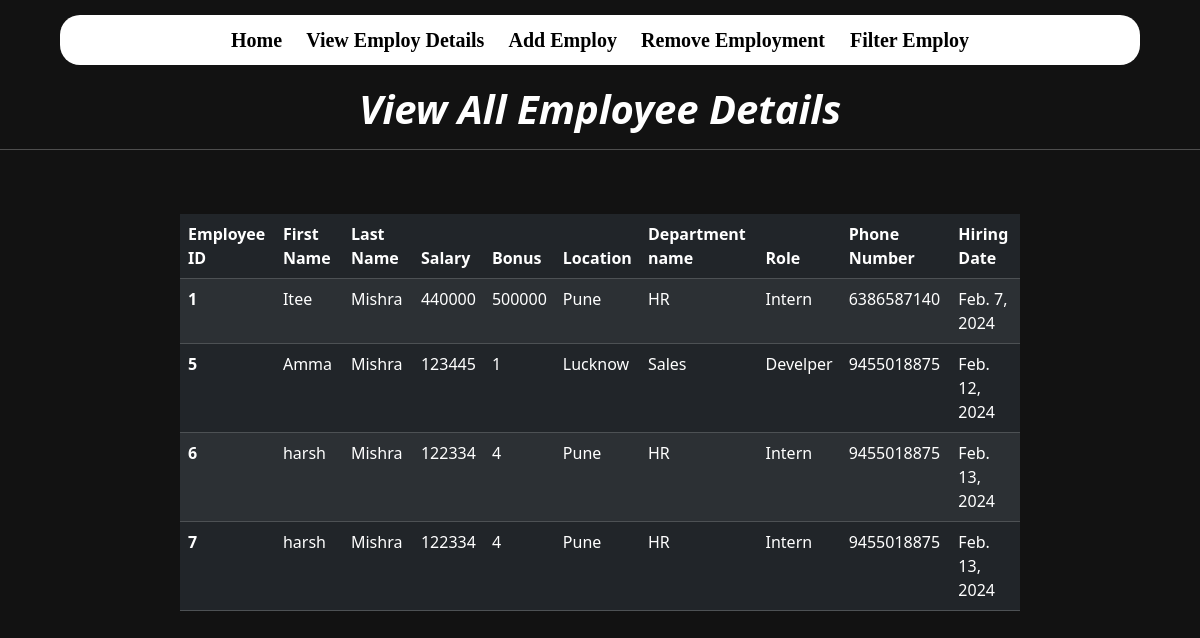
The page /view_emp on the database its author committed.
### emp_app/models.py (models this page shows, shortened)
class Employee(models.Model):
    first_name=models.CharField(max_length=100,null=False)
    last_name=models.CharField(max_length=100,null=False)
    dept=models.ForeignKey(Department, on_delete = models.CASCADE)
    salary=models.IntegerField(default=0)
    bonus=models.IntegerField(default=0)
    role=models.ForeignKey(Role, on_delete=models.CASCADE)
    phone=models.IntegerField(null=False)
    hire_date=models.DateField()

class Department(models.Model):
    name=models.CharField(max_length=100,null=False)
    location=models.CharField(max_length=100,null=False)

class Role(models.Model):
    name=models.CharField(max_length=200,null=False)

### emp_app/views.py (the view)
# urls.py: path('view_emp',views.view_emp,name="view_emp"),
def view_emp(request):
    emps=Employee.objects.all()
    context={
            'emps':emps
    }
    return render(request,'view_emp.html',context)

### emp_app/templates/view_emp.html (shortened to what this page needs)
<!doctype html>
<html lang="en">
  <head>
    <link href="https://cdn.jsdelivr.net/npm/bootstrap@5.3.2/dist/css/bootstrap.min.css" rel="stylesheet">
  </head>
  <body style="width: 100%; background-color: #121212; color: white;">
    <header  style="display:flex; align-items: center; justify-content:center ; background-color: white; height: 50px; margin-bottom: 20px; border-radius:20px; width: 90%; margin-left:5%; margin-right:5%; margin-top: 15px;">
      <div>
        <a href="/">Home</a>
        <a href="/view_emp"> View Employ Details</a>
        <a href="/add_emp">Add Employ</a>
        <a href="/del_emp">Remove Employment </a>
        <a href="/fil_emp">Filter Employ </a>
      </div>
    </header>
    <h1><center><b><i>View All Employee Details</i></b></center></h1>
  <hr>
    <br>
    <div style="width:70%;margin-left: 15%; ">
    <table class="table table-dark table-striped" style="">
        <thead>
          <tr>
            <th scope="col">Employee ID</th>
            <th scope="col">First Name</th>
            <th scope="col">Last Name</th>
            <th scope="col">Salary</th>
            <th scope="col">Bonus</th>
            <th scope="col">Location</th>
            <th scope="col">Department name</th>
            <th scope="col">Role</th>
            <th scope="col">Phone Number</th>
            <th scope="col">Hiring Date</th>
          </tr>
          <br>
        </thead>
        <tbody>
            {% for i in emps %}
          <tr>
            <th scope="row">{{ i.id }}</th>
            <td> {{ i.first_name }}</td>
            <td> {{ i.last_name }}</td>
            <td> {{ i.salary }}</td>
            <td> {{ i.bonus }}</td>
            <td> {{ i.dept.location }}</td>
            <td> {{ i.dept.name }}</td>
            <td> {{ i.role.name }}</td>
            <td> {{ i.phone}}</td>
            <td> {{ i.hire_date}}</td>
          </tr>
        {% endfor %}
        </tbody>
      </table>
    </div>
  </body>
</html>

### emp_app/templates/view_emp.html (style rules this page uses)
a { font-size: 20px; margin: 10px 10px 10px 10px; text-decoration:none; color: black; font-family: ui-serif ; font-weight: 800; }

### rows shown on the page
Employee: id "1", first_name "Itee", last_name "Mishra", salary "440000", bonus "500000", dept.location "Pune", dept.name "HR", role.name "Intern", phone "6386587140", hire_date "Feb. 7, 2024"
Employee: id "5", first_name "Amma", last_name "Mishra", salary "123445", bonus "1", dept.location "Lucknow", dept.name "Sales", role.name "Develper", phone "9455018875", hire_date "Feb. 12, 2024"
Employee: id "6", first_name "harsh", last_name "Mishra", salary "122334", bonus "4", dept.location "Pune", dept.name "HR", role.name "Intern", phone "9455018875", hire_date "Feb. 13, 2024"
Employee: id "7", first_name "harsh", last_name "Mishra", salary "122334", bonus "4", dept.location "Pune", dept.name "HR", role.name "Intern", phone "9455018875", hire_date "Feb. 13, 2024"
